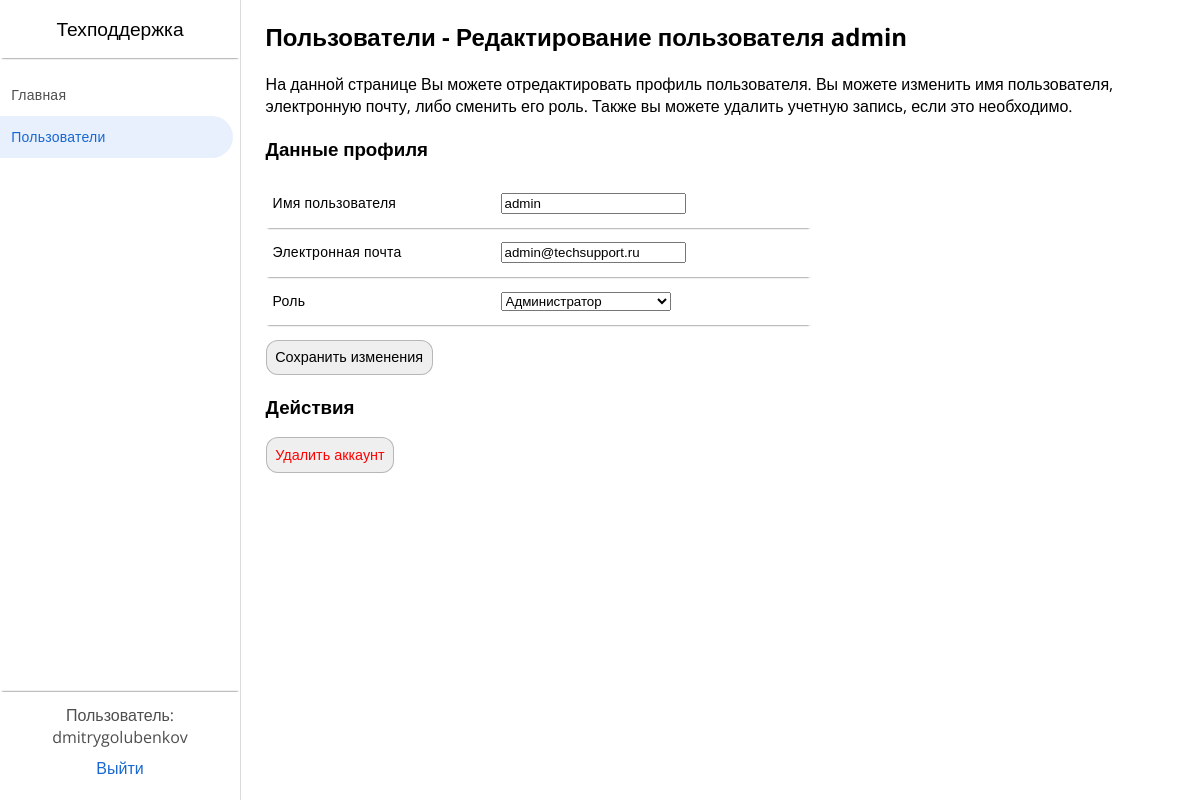
Page /admin_editaccount.php?id=7 (signed in) on the committed database.
### tables this page shows
CREATE TABLE `users` (
  `user_id` int(11) NOT NULL,
  `account_login` varchar(100) NOT NULL,
  `email` varchar(100) NOT NULL,
  `password_hash` varchar(255) NOT NULL,
  `roleid` int(5) NOT NULL
);

### admin_editaccount.php (the view, shortened to what this page needs)
<?php
$login = $_COOKIE['login'];
$edited_account_id = $_GET['id'];
$link = OpenConnection();
$query = "SELECT user_id, account_login, email, roleid FROM users where user_id=$edited_account_id";
$query_result = mysqli_query($link, $query);
$row = mysqli_fetch_assoc($query_result);
$llogin = $row['account_login'];
$email = $row['email'];
$roleid = $row['roleid'];
?>
<html>
<head>
    <link rel="stylesheet" type="text/css" href="css/systemdesign.css" />
    <link rel="stylesheet" type="text/css" href="css/edit_design.css" />
</head>
<body>
    <div class="page-menu">
        <div class="page-menu-upper">
            <div class="menu-header-text">Техподдержка</div>
            <div class="menu-container">
                <a href="admin.php" class="menu-link-text">
                    <div class="menu-link-button">Главная</div>
                </a>
                <a href="admin_accounts.php" class="menu-link-text-selected">
                    <div class="menu-link-button-selected">Пользователи</div>
                </a>
            </div>
        </div>
        <div class="page-menu-down">
            <div class="menu-bottom-container">
                <?php
                echo "<div class='menu-bottom-text'>Пользователь: $login</div>";
                ?>
                <div class='menu-bottom-logout-button'>
                    <a href="techsupport_logout.php" class="menu-bottom-logout-link">
                        Выйти
                    </a>
                </div>
            </div>
        </div>
    </div>
    <div class="page-content">
        <h2><a href="admin_accounts.php" class="content-address-link">Пользователи</a> - Редактирование пользователя <?php echo $llogin ?></h2>
        <p>На данной странице Вы можете отредактировать профиль пользователя. Вы можете изменить
            имя пользователя, электронную почту, либо сменить его роль. Также вы можете удалить учетную запись,
            если это необходимо.
        </p>
        <form method="post">
            <h3>Данные профиля</h3>
            <div class="divTable">
                <div class="divTableBody">
                    <div class='divTableRow'>
                        <div class="divTableCell">Имя пользователя</div>
                        <div class="divTableCell">
                            <?php echo "<input type='text' value='$llogin' name='newlogin' />"; ?>
                        </div>
                    </div>
                    <div class='divTableRow'>
                        <div class="divTableCell">Электронная почта</div>
                        <div class="divTableCell">
                            <?php echo "<input type='email' value='$email' name='newemail'/>"; ?>
                        </div>
                    </div>
                    <div class='divTableRow'>
                        <div class="divTableCell">Роль</div>
                        <div class="divTableCell">
                            <select name='newroleid' class='dropdown-design'>"
                                <?php
                                if ($roleid == 0) {
                                    echo ("
                        <option value='0' selected>Не активирована</option>
                        <option value='1'>Администратор</option>
                        <option value='2'>Работник техподдержки</option>
                        ");
                                } else if ($roleid == 1) {
                                    echo ("
                        <option value='0'>Не активирована</option>
                        <option value='1' selected>Администратор</option>
                        <option value='2'>Работник техподдержки</option>
                        ");
                                } else if ($roleid == 2) {
                                    echo ("
                        <option value='0' >Не активирована</option>
                        <option value='1'>Администратор</option>
                        <option value='2' selected>Работник техподдержки</option>
                        ");
                                } ?>
                            </select>
                        </div>
                    </div>
                </div>
            </div>
            <input type="submit" class='button-save' value='Сохранить изменения' />
        </form>
        <h3>Действия</h3>
        <?php echo "<a href='admin_deleteaccount.php?id=$edited_account_id'>" ?>
        <button class='button-danger'>
            Удалить аккаунт
        </button>
        </a>
    </div>
</body>
</html>

### css/systemdesign.css (style rules this page uses)
html { height: 100%; width: 100%; margin: 0; padding: 0; }
body { height: 100%; width: 100%; display: flex; font-family: 'Open Sans', sans-serif; margin: 0; padding: 0; }
.page-menu { background-color: white; flex: 15%; max-width: 20em; min-width: 15em; height: 100%; box-shadow: 0 0 1px #333; display:flex; flex-direction: column; }
.page-content { flex: 85%; padding: 0 1.6em; overflow: auto; flex-grow: 1; min-height: 0; }
.page-menu-upper { flex-grow: 1; }
.page-menu-down { align-self: flex-end; width: 100%; }
.menu-header-text { text-align: center; width: 100%; font-size: 1.2em; padding: 0.8em 0; box-shadow: 0 2px 2px -2px #333; }
.menu-container { margin-top: 1em; }
.menu-link-text { text-decoration: none; color: rgb(78, 78, 78); font-size: .875rem; letter-spacing: .0178571429em; line-height: 1.25rem; font-weight: 500; }
.menu-link-text-selected { color: #1967d2; text-decoration: none; font-size: .875rem; letter-spacing: .0178571429em; line-height: 1.25rem; font-weight: 500; }
.menu-link-button { width: auto; padding: 0.8em; margin: 0 0.5em 0 0; }
.menu-link-button-selected { background-color: #e8f0fe; border-radius: 0 35px 35px 0; width: auto; padding: 0.8em; margin: 0 0.5em 0 0; }
.menu-bottom-container { padding: 0.8em; box-shadow: 0 -2px 2px -2px #333; flex-direction: column; }
.menu-bottom-text { text-decoration: none; color: rgb(78, 78, 78); width: 100%; text-align: center; }
.menu-bottom-logout-link { text-decoration: none; color: #1967d2; }
.menu-bottom-logout-button { padding: 0.4em; border: 2px solid white; text-align: center; }
.content-address-link { text-decoration: none; color: black; }

### css/edit_design.css (style rules this page uses)
.divTable { display: table; width: 60%; border: none; font-size: .875rem; letter-spacing: .0178571429em; line-height: 1.25rem; font-weight: 500; }
.divTableRow { display: table-row; box-shadow: 0 2px 2px -2px #333; }
.divTableCell { display: table-cell; padding: 1em 0.5em; }
.divTableBody { display: table-row-group; }
.button-save { border: rgba(63, 63, 63, 0.315) solid 1px; border-radius: 12px; padding: 0.6em; font-size: 0.9em; margin-top: 1em; }
.button-danger { border: rgba(63, 63, 63, 0.315) solid 1px; border-radius: 12px; padding: 0.6em; color: red; font-size: 0.9em; }

### rows in the picture
users: account_login "admin", newlogin "admin", newemail "admin@techsupport.ru", newroleid "Администратор"

### other values in the picture
$login "dmitrygolubenkov"
